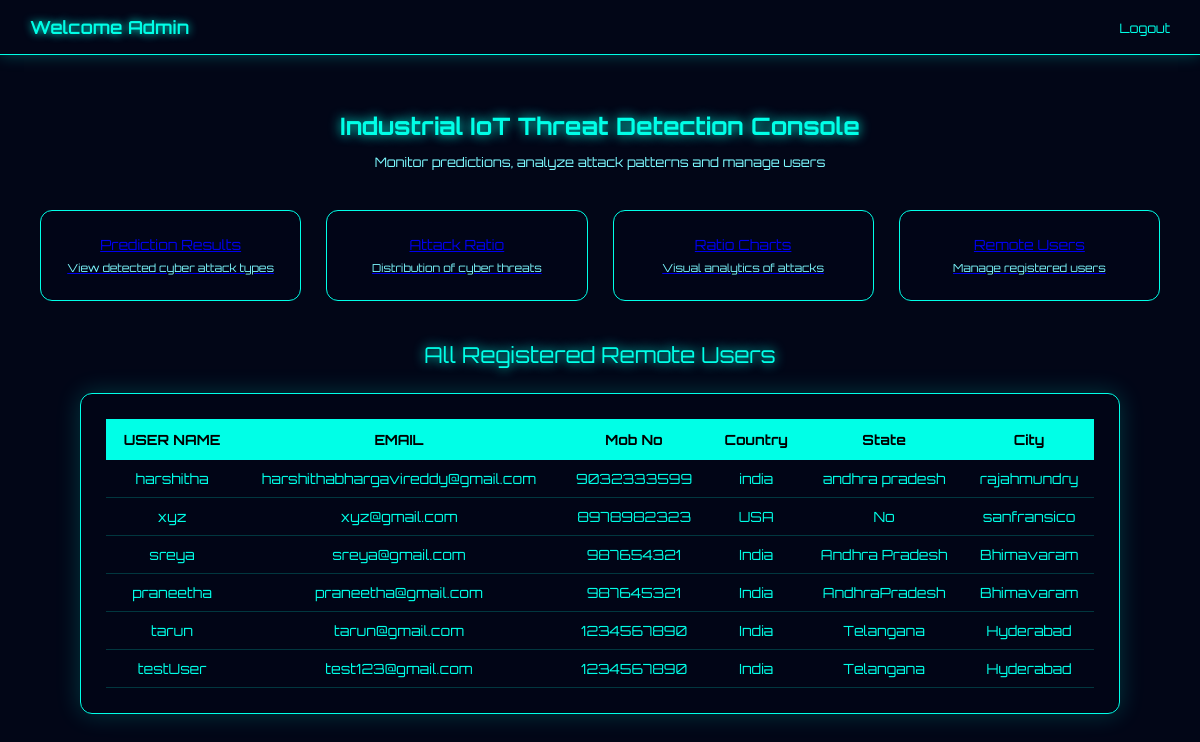
The page /View_Remote_Users/ on the database its author committed.
### Remote_User/models.py (models this page shows)
class ClientRegister_Model(models.Model):
    username = models.CharField(max_length=30)
    email = models.EmailField(max_length=30)
    password = models.CharField(max_length=10)
    phoneno = models.CharField(max_length=10)
    country = models.CharField(max_length=30)
    state = models.CharField(max_length=30)
    city = models.CharField(max_length=30)

### Service_Provider/views.py (the view)
# urls.py: path('View_Remote_Users/', serviceprovider.View_Remote_Users, name="View_Remote_Users"),
def View_Remote_Users(request):
    obj = ClientRegister_Model.objects.all()
    return render(request, 'SProvider/View_Remote_Users.html', {'objects': obj})

### Template/htmls/SProvider/View_Remote_Users.html (shortened to what this page needs)
{% extends 'SProvider/design1.html' %}
{% block researchblock %}
<div class="users-wrapper">
<div class="users-title">
All Registered Remote Users
</div>
<div class="users-card">
<table class="users-table">
<tr>
    <th>USER NAME</th>
    <th>EMAIL</th>
    <th>Mob No</th>
    <th>Country</th>
    <th>State</th>
    <th>City</th>
</tr>
{% for o in objects %}
<tr>
    <td>{{o.username}}</td>
    <td>{{o.email}}</td>
    <td>{{o.phoneno}}</td>
    <td>{{o.country}}</td>
    <td>{{o.state}}</td>
    <td>{{o.city}}</td>
</tr>
{% endfor %}
</table>
</div>
</div>
{% endblock %}

### Template/htmls/SProvider/design1.html (shortened to what this page needs)
<!DOCTYPE html>
{% load static %}
<html lang="en">
<head>
</head>
<body>
<div class="topnav">
    <div class="admin-welcome">Welcome Admin</div>
    <div class="nav-links">
        <a href="{% url 'login' %}">Logout</a>
    </div>
</div>
<div class="mainholder">
    <div class="hero">
        <h1>Industrial IoT Threat Detection Console</h1>
        <p>Monitor predictions, analyze attack patterns and manage users</p>
    </div>
    <div class="grid">
        <a href="{% url 'View_Prediction_Of_Cyber_Attack_Type' %}">
            <div class="card">
                <div class="card-title">Prediction Results</div>
                <div class="card-desc">View detected cyber attack types</div>
            </div>
        </a>
        <a href="{% url 'View_Cyber_Attack_Type_Ratio' %}">
            <div class="card">
                <div class="card-title">Attack Ratio</div>
                <div class="card-desc">Distribution of cyber threats</div>
            </div>
        </a>
        <a href="{% url 'charts' 'line' %}">
            <div class="card">
                <div class="card-title">Ratio Charts</div>
                <div class="card-desc">Visual analytics of attacks</div>
            </div>
        </a>
        <a href="{% url 'View_Remote_Users' %}">
            <div class="card">
                <div class="card-title">Remote Users</div>
                <div class="card-desc">Manage registered users</div>
            </div>
        </a>
    </div>
    {% block researchblock %}
    {% endblock %}
</div>
</body>
</html>

### Template/htmls/SProvider/design1.html (style rules this page uses)
body { margin:0; font-family:'Orbitron', sans-serif; background: radial-gradient(circle at top, #020617, #000000 70%); color:#00ffe7; }
.topnav { display:flex; justify-content:space-between; align-items:center; padding:16px 30px; background:#020617; border-bottom:1px solid #00ffe7; box-shadow:0 0 15px #00ffe744; }
.admin-welcome { font-size:18px; font-weight:600; text-shadow:0 0 8px #00ffe7; }
.nav-links a { color:#00ffe7; text-decoration:none; margin-left:20px; font-size:13px; }
.mainholder { padding:40px; }
.hero { text-align:center; margin-bottom:40px; }
.hero h1 { font-size:24px; margin-bottom:10px; text-shadow:0 0 12px #00ffe7; }
.hero p { font-size:13px; color:#7df9ff; }
.grid { display:grid; grid-template-columns:repeat(auto-fit,minmax(240px,1fr)); gap:25px; }
.card { background:rgba(2,6,23,0.8); border:1px solid #00ffe7; border-radius:12px; padding:25px; text-align:center; transition:0.3s; cursor:pointer; }
.card-title { font-size:14px; margin-bottom:8px; }
.card-desc { font-size:11px; color:#7df9ff; }

### Template/htmls/SProvider/View_Remote_Users.html (style rules this page uses)
body { background:#020617; font-family:'Orbitron', sans-serif; color:#00ffe7; }
.users-wrapper { padding:40px; }
.users-title { text-align:center; font-size:22px; margin-bottom:25px; text-shadow:0 0 12px #00ffe7; }
.users-card { background:rgba(2,6,23,0.85); border:1px solid #00ffe7; border-radius:12px; padding:25px; backdrop-filter: blur(8px); box-shadow:0 0 25px #00ffe733; }
.users-table { width:100%; border-collapse:collapse; font-size:14px; }
.users-table th { padding:12px; background:#00ffe7; color:black; text-align:center; }
.users-table td { padding:10px; text-align:center; border-bottom:1px solid #00ffe733; }
.users-card { animation:fadeIn .7s ease; }

### rows shown on the page
ClientRegister_Model: username "harshitha", email "harshithabhargavireddy@gmail.com", phoneno "9032333599", country "india", state "andhra pradesh", city "rajahmundry"
ClientRegister_Model: username "xyz", email "xyz@gmail.com", phoneno "8978982323", country "USA", state "No", city "sanfransico"
ClientRegister_Model: username "sreya", email "sreya@gmail.com", phoneno "987654321", country "India", state "Andhra Pradesh", city "Bhimavaram"
ClientRegister_Model: username "praneetha", email "praneetha@gmail.com", phoneno "987645321", country "India", state "AndhraPradesh", city "Bhimavaram"
ClientRegister_Model: username "tarun", email "tarun@gmail.com", phoneno "1234567890", country "India", state "Telangana", city "Hyderabad"
ClientRegister_Model: username "testUser", email "test123@gmail.com", phoneno "1234567890", country "India", state "Telangana", city "Hyderabad"
